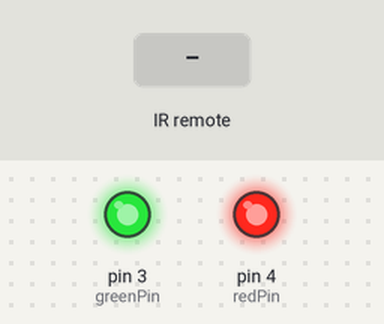
Simulated run of this sketch. Board: Arduino Uno, built with avr-gcc and run on an emulated ATmega328P. On the bench: output pins drawn as LEDs (lit = HIGH). The inputs (shaded band) are chosen by the test bench. No radio packets arrive unless stated.

Above: at 1.2 s.
1.3 s: infrared code 0xCC00B847 received
At 2.1 s:
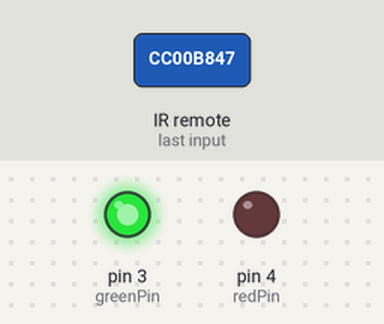
2.8 s: infrared code 0xCC007887 received
At 3.3 s:
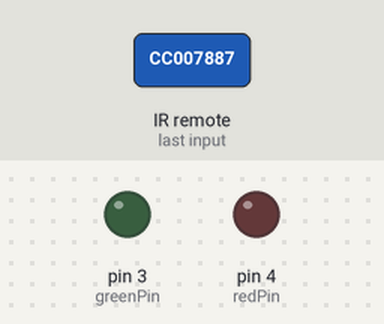
4.3 s: infrared code 0xCC00B847 received
At 5.5 s:
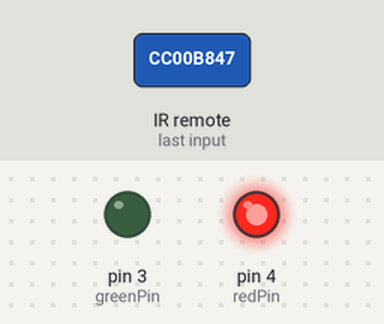
5.8 s: infrared code 0xCC0000FF received
At 6.8 s:
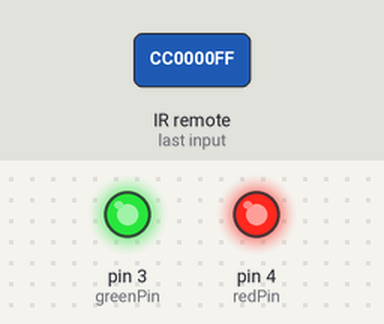
7.3 s: infrared code 0xCC00E817 received
At 7.9 s:
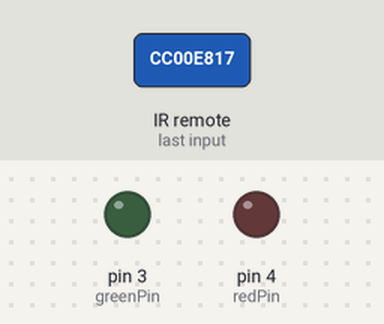
Timing chart, 0 to 9.8 s (numbered marks = the images above; inputs shaded):
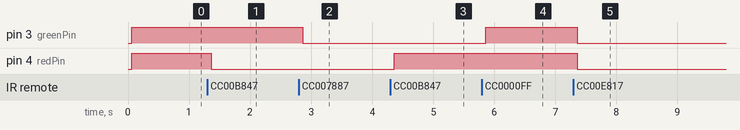

Measured:
- after the input at 1.3 s, pin 4 (redPin): HIGH → LOW after 0.06 s
- after the input at 2.8 s, pin 3 (greenPin): HIGH → LOW after 0.06 s
- after the input at 4.3 s, pin 4 (redPin): LOW → HIGH after 0.06 s
- after the input at 5.8 s, pin 3 (greenPin): LOW → HIGH after 0.06 s
- after the input at 7.3 s, pin 3 (greenPin), pin 4 (redPin): HIGH → LOW after 0.06 s

The sketch:

TEAM1.ino
```cpp
#include <IRremote.h>
#include <VirtualWire.h>
/*
IR pin 7
RF pin 12
lamp pins 3,4
delay 3s

*/
char *controller;
const int RECV_PIN = 7;
IRrecv irrecv(RECV_PIN);
decode_results results;
const int redPin = 4;
const int greenPin = 3;
int LEDstate = 1;
int LEDstate2 = 1;
void setup() {
	vw_set_ptt_inverted(true); //
	vw_set_tx_pin(12);
	vw_setup(500);// speed of data transfer Kbps
	irrecv.enableIRIn();
	irrecv.blink13(true);
	pinMode(redPin, OUTPUT);
	pinMode(greenPin, OUTPUT);
	Serial.begin(9600);
}
void transmitter()
{
	if (LEDstate == 1 && LEDstate2 == 1)
		controller = "44";
	if (LEDstate == 0 && LEDstate2 == 1)
		controller = "54";
	if (LEDstate == 1 && LEDstate2 == 0)
		controller = "45";
	if (LEDstate == 0 && LEDstate2 == 0)
		controller = "55";
	vw_send((uint8_t *)controller, strlen(controller));
	vw_wait_tx();
}
void loop() {

	if (millis() % 3000 <= 10)
	{
		transmitter();
	}
	if (irrecv.decode(&results))
	{

		switch (results.value)
		{
		case 0xCC00B847:
		{
			LEDstate = !LEDstate;
			transmitter();
			break;
		}
		case 0xCC007887:
		{
			LEDstate2 = !LEDstate2;
			transmitter();
			break;
		}
		case 0xCC0000FF:
		case 0x124:
		{
			LEDstate = 1;
			LEDstate2 = 1;
			transmitter();
			break;
		}
		case 0xCC00E817:
		case 0x123:
		{
			LEDstate = 0;
			LEDstate2 = 0;
			transmitter();
			break;
		}
		}

		irrecv.resume();
	}
	digitalWrite(redPin, LEDstate);
	digitalWrite(greenPin, LEDstate2);
}
```
